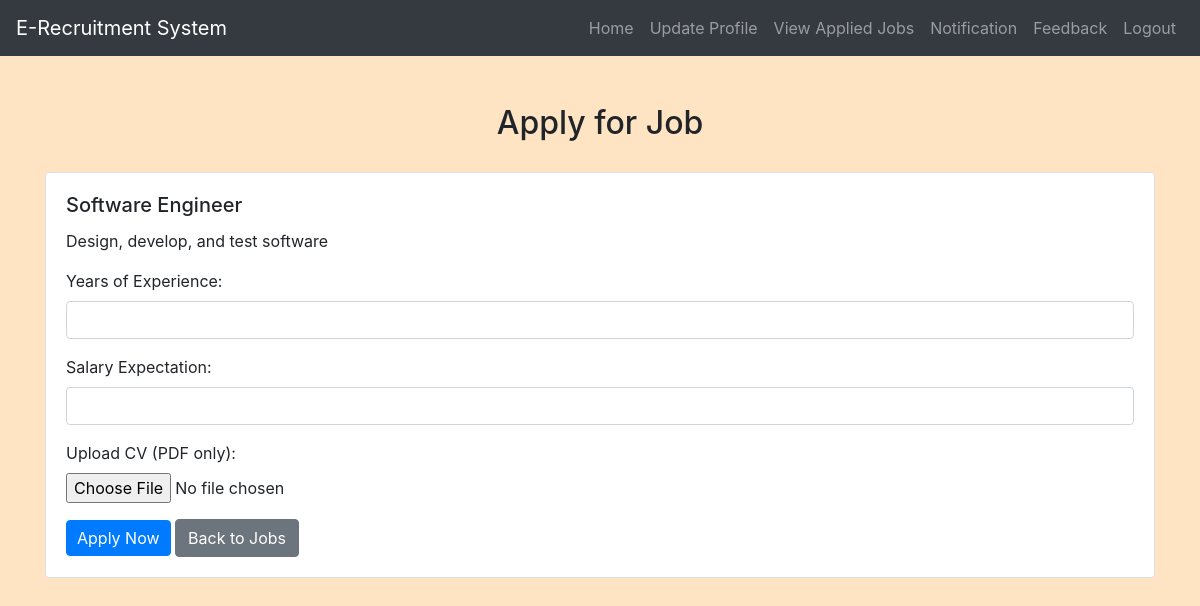
Screenshot of /candidate/apply_job.php?id=1 (signed in) with the database file from the repository.
### tables this page shows
CREATE TABLE `jobs` (
  `job_id` int(11) NOT NULL,
  `recruiter_id` int(11) DEFAULT NULL,
  `job_title` varchar(255) NOT NULL,
  `job_description` text NOT NULL,
  `job_requirements` text NOT NULL,
  `location` varchar(255) NOT NULL,
  `industry` varchar(255) NOT NULL,
  `keywords` varchar(255) NOT NULL,
  `status` enum('active','inactive') DEFAULT 'active',
  `created_at` timestamp NOT NULL DEFAULT current_timestamp()
);

### candidate/apply_job.php (the view, shortened to what this page needs)
<?php
include('config.php');
if ($_SERVER["REQUEST_METHOD"] == "GET") {
    if (isset($_GET['id']) && !empty(trim($_GET['id']))) {
        $job_id = trim($_GET['id']);
        $sql_job = "SELECT * FROM Jobs WHERE job_id = ?";
        $stmt_job = mysqli_prepare($conn, $sql_job);
        mysqli_stmt_bind_param($stmt_job, "i", $job_id);
        mysqli_stmt_execute($stmt_job);
        $result_job = mysqli_stmt_get_result($stmt_job);
        $job = mysqli_fetch_assoc($result_job);
    } else {
        header("location: candidate_dashboard.php");
        exit;
    }
}
?>
<!DOCTYPE html>
<html>
<head>
    <link rel="stylesheet" href="https://maxcdn.bootstrapcdn.com/bootstrap/4.5.2/css/bootstrap.min.css">
    <link rel="stylesheet" href="./css/style.css">
</head>
<body>
<?php include('navbar.php'); ?>
    <div class="container mt-5 mb-5">
        <h2>Apply for Job</h2>
        <div class="card">
            <div class="card-body">
                <h5 class="card-title"><?php echo $job['job_title']; ?></h5>
                <p class="card-text"><?php echo $job['job_description']; ?></p>
                <form action="<?php echo htmlspecialchars($_SERVER["PHP_SELF"]); ?>" method="post" enctype="multipart/form-data">
                    <div class="form-group">
                        <label for="experience">Years of Experience:</label>
                        <input type="number" class="form-control" id="experience" name="experience" required>
                    </div>
                    <div class="form-group">
                        <label for="salary_expectation">Salary Expectation:</label>
                        <input type="number" class="form-control" id="salary_expectation" name="salary_expectation" required>
                    </div>
                    <div class="form-group">
                        <label for="cv">Upload CV (PDF only):</label>
                        <input type="file" class="form-control-file" id="cv" name="cv" accept="application/pdf">
                    </div>
                    <button type="submit" name="apply" class="btn btn-primary">Apply Now</button>
                    <a href="candidate_dashboard.php" class="btn btn-secondary">Back to Jobs</a>
                </form>
            </div>
        </div>
    </div>
</body>
</html>

### candidate/css/style.css (style rules this page uses)
body { background-color: bisque; }
h1, h2, h3, h4 { text-align: center; margin-top: 30px; margin-bottom: 30px; }
.btn-primary { padding: 5px 10px; }

### rows the page displays
jobs: job_title "Software Engineer", job_description "Design, develop, and test software"
